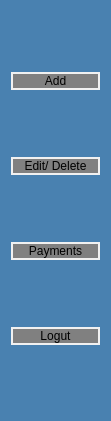
     <widget class="QWidget" name="employeeSideWidget" native="true">
      <property name="geometry">
       <rect>
        <x>10</x>
        <y>60</y>
        <width>111</width>
        <height>421</height>
       </rect>
      </property>
      <property name="styleSheet">
       <string notr="true">*{
background-color: #4981B0;}
.QPushButton{
background-color: Gray;
border: 2px solid #f1f1f1;
color:black;
border-radius:10px;
}

.QPushButton::hover{
color: black;
	background-color: rgb(162, 162, 162);
border: 2px solid #f1f1f1;
border-radius:10px;
}</string>
      </property>
      <layout class="QVBoxLayout" name="verticalLayout_3">
       <item>
        <widget class="QPushButton" name="empAddCustomerBtn">
         <property name="styleSheet">
          <string notr="true"/>
         </property>
         <property name="text">
          <string>Add</string>
         </property>
        </widget>
       </item>
       <item>
        <widget class="QPushButton" name="empEditDelCustomerBtn">
         <property name="text">
          <string>Edit/ Delete</string>
         </property>
        </widget>
       </item>
       <item>
        <widget class="QPushButton" name="empPaymentsBtn">
         <property name="text">
          <string>Payments</string>
         </property>
        </widget>
       </item>
       <item>
        <widget class="QPushButton" name="empLogoutBtn">
         <property name="text">
          <string>Logut</string>
         </property>
        </widget>
       </item>
      </layout>
     </widget>
